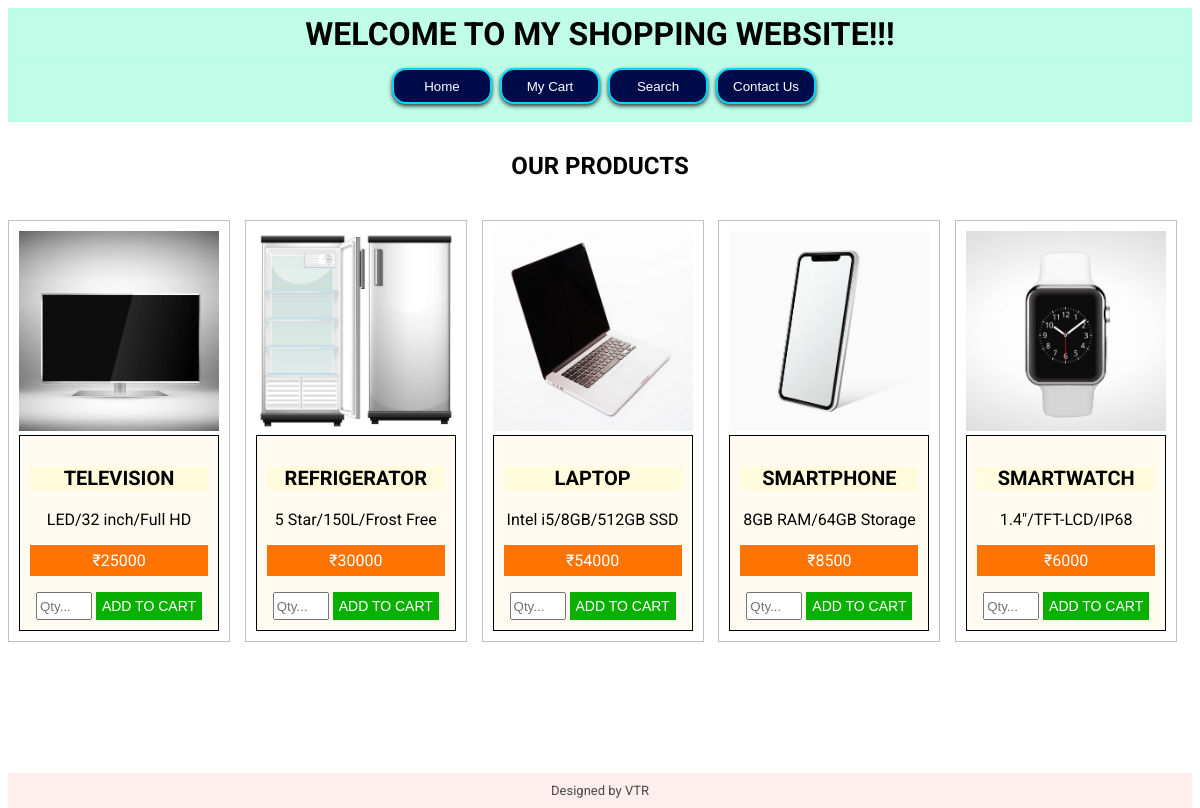
The page / on the database its author committed.
### vishome/models.py (models this page shows)
class item(models.Model):
    proname=models.CharField(max_length=50)
    prospec=models.CharField(max_length=50)
    proprice=models.IntegerField(default=0)
    proimg=models.ImageField(upload_to='images/')

### vishome/views.py (the view)
# urls.py: path("",views.landing),
def landing(req):
    page=loader.get_template('landingpage.html')
    db=item.objects.all()
    response=page.render({'pro':db},req)
    return HttpResponse(response)

### vishome/templates/landingpage.html (shortened to what this page needs)
<!DOCTYPE html>
<html lang="en">
<head>
  <link rel="stylesheet" href="static/css/menu.css">
  <link rel="stylesheet" href="static/css/image.css">
</head>
<body>
<div class="content-type">
<div class="menuone">
  <h1 class="heading-class">WELCOME TO MY SHOPPING WEBSITE!!!</h1>
</div>
<div class="menuone" style="padding-bottom: 10px;">
    <button class="menu-buttons"><a class="menuhref" href="/">Home</a></button>
    <button class="menu-buttons"><a class="menuhref" href="/mycart">My Cart</a></button>
    <button class="menu-buttons"><a class="menuhref" href="/search">Search</a></button>
    <button class="menu-buttons"><a class="menuhref" href="/contactus">Contact Us</a></button>
</div>
<div>
  {% block content %}
    <h2 class="heading-class">OUR PRODUCTS</h2>
    <div class="proimg">
      {% for i in pro %}
          <div class="dispro-div">
              <div><img src="{{ i.proimg.url }}" style="max-width: 100%;"></div>
              <div class="product-info">
              <p class="proname-text"><b>{{ i.proname }}</b></p>
              <p>{{ i.prospec }}</p>
              <p class="price-button">₹{{ i.proprice }}</p>
              <form action="/addtocart">
                  <input type="number" min="0" max="10" name="proqty" placeholder="Qty..." style="height: 22px;">
                  <input type="submit" value="ADD TO CART" class="add-to-cart-button">
              </form>
              </div>
          </div>
      {% endfor %}
  </div>
  {% endblock %}
</div></div>
<footer>Designed by VTR</footer>
</body>
</html>

### static/css/menu.css (style rules this page uses)
.menuone { justify-content: center; background-color: rgba(63, 249, 187, 0.331); align-items: center; height: 50px; border-width: 1px; border-style: solid; border-color: rgba(161, 255, 224, 0.331); margin-top: 0px; display: flex; flex-direction: row; }
.menu-buttons { background-color: rgb(0, 12, 73); border-color: rgb(0, 217, 255); height:36px; width:100px; border-radius: 14px; cursor:pointer; border-style: solid; margin-left: 8px; transition: opacity 0.15s; vertical-align: top; box-shadow: 0 2px 4px rgb(48, 48, 48); }
.menuhref { text-decoration: none; color:white; }

### static/css/image.css (style rules this page uses)
.proimg { display: grid; margin-top: 30px; grid-template-columns: repeat(5, minmax(0, 1fr)); row-gap: 40px; margin-bottom: 30px; }
body { font-family: 'Roboto', sans-serif; }
.product-info { border: 1px solid #000; background-color: #fff8e89d; padding: 10px; }
.add-to-cart-button { background-color: #09b000; color: #fff; border: none; padding: 6px 6px; font-size: 14px; cursor: pointer; }
.price-button { background-color: #ff7300; color: #fff; border: none; padding: 6px 6px; font-size: 16px; }
.dispro-div { max-width: 200px; text-align: center; border: 1px solid #4e4c4c5a; padding: 10px; }
.proname-text { font-size: 20px; background-color: #ffff0216; }
.heading-class { text-align: center; padding: 10px; font-family: 'Roboto', sans-serif; }
html, body { height: 100%; }
body { display: flex; flex-direction: column; }
.content-type { flex: 1; }
footer { padding: 10px; background-color: rgba(255, 103, 103, 0.114); text-align: center; font-size: small; color: #484848; }

### rows shown on the page
item: proimg (picture), proname "TELEVISION", prospec "LED/32 inch/Full HD", proprice "25000"
item: proimg (picture), proname "REFRIGERATOR", prospec "5 Star/150L/Frost Free", proprice "30000"
item: proimg (picture), proname "LAPTOP", prospec "Intel i5/8GB/512GB SSD", proprice "54000"
item: proimg (picture), proname "SMARTPHONE", prospec "8GB RAM/64GB Storage", proprice "8500"
item: proimg (picture), proname "SMARTWATCH", prospec "1.4\"/TFT-LCD/IP68", proprice "6000"
